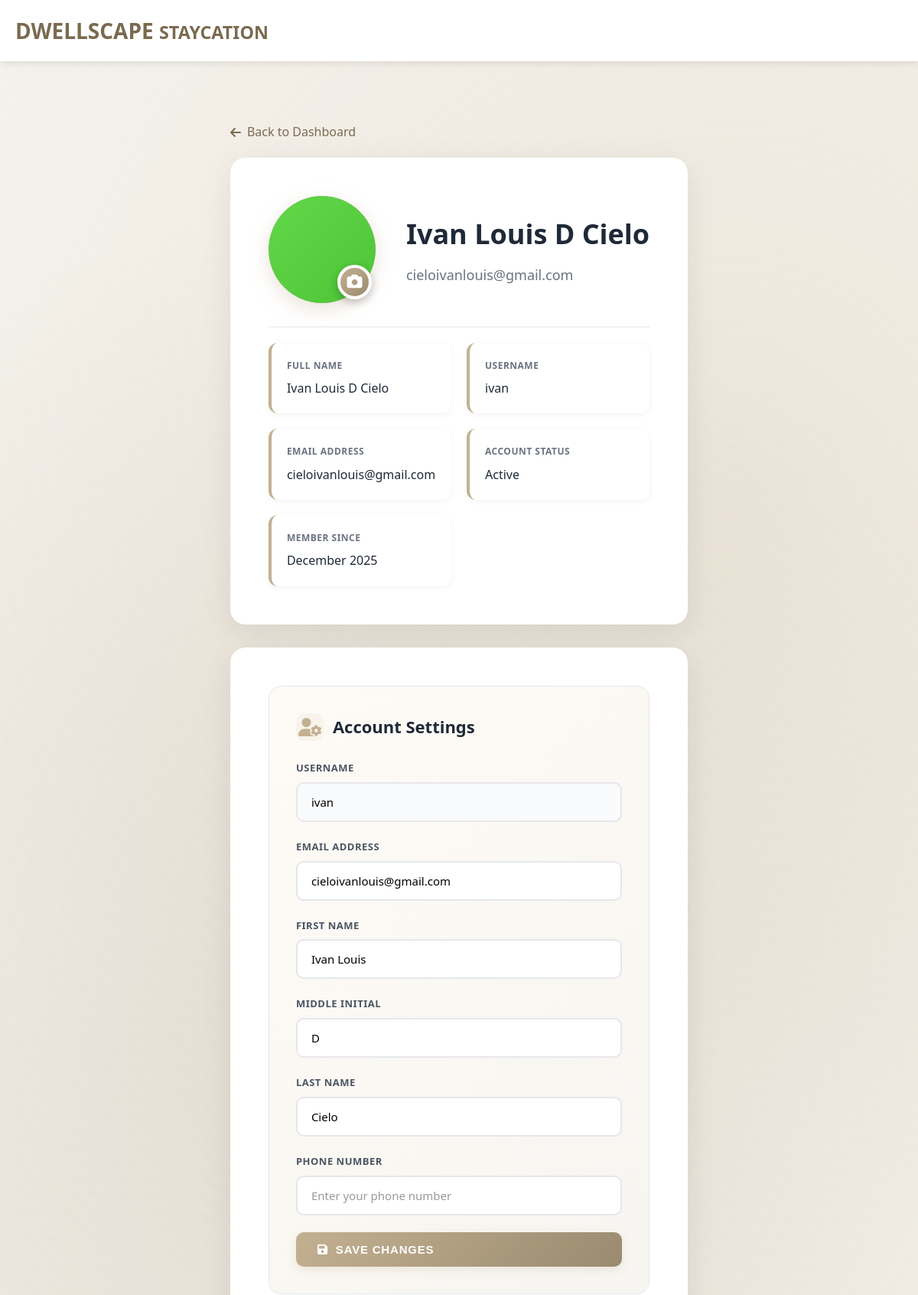
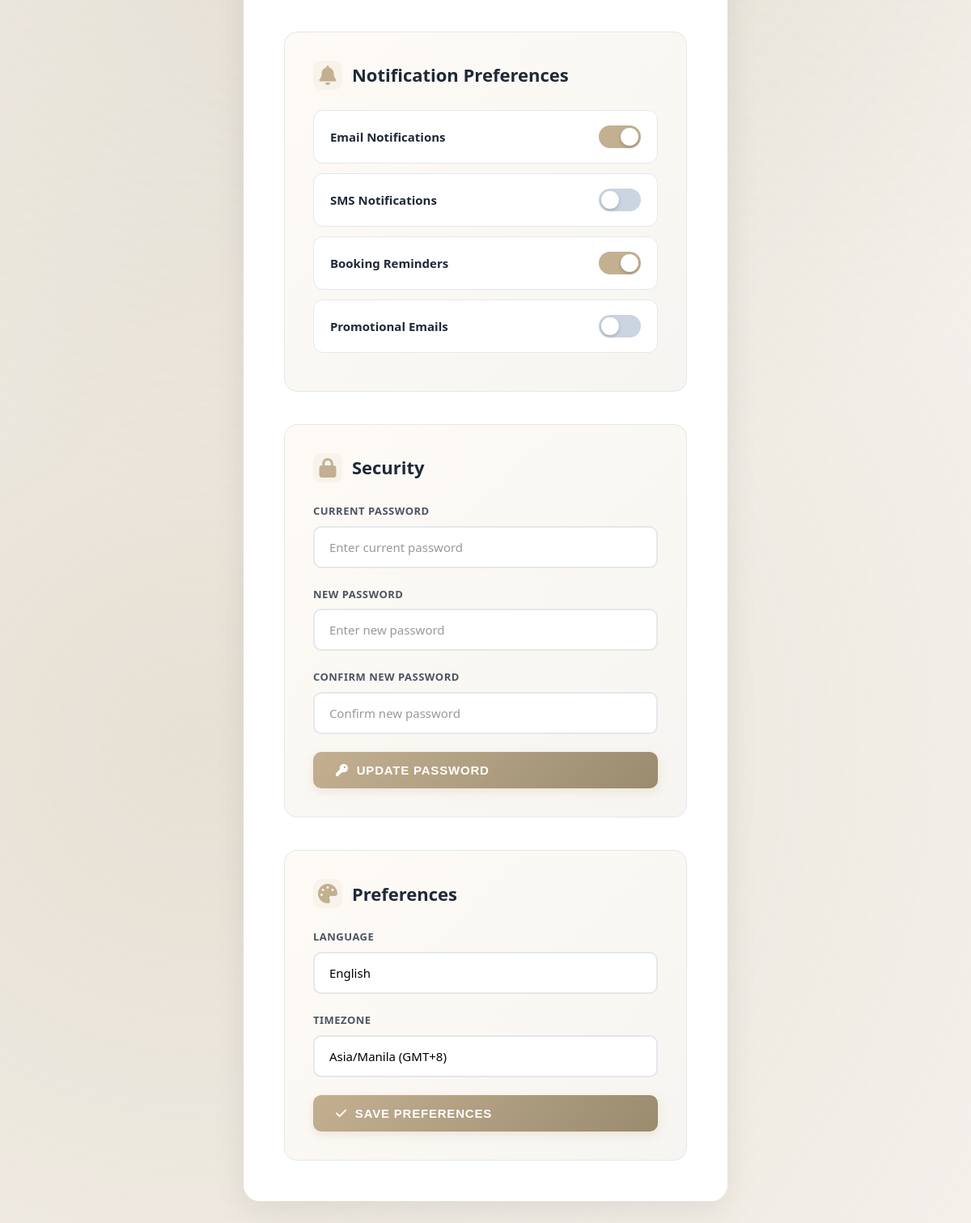
The page /dwellscape2.0/dwellscape/profile.php (signed in) on the database its author committed (2 pictures, top to bottom).
### tables this page shows
CREATE TABLE `users` (
  `id` int(11) NOT NULL,
  `username` varchar(50) NOT NULL,
  `email` varchar(100) NOT NULL,
  `password` varchar(255) NOT NULL,
  `birthday` date DEFAULT NULL,
  `gender` varchar(10) DEFAULT NULL,
  `reset_token` varchar(255) DEFAULT NULL,
  `reset_token_expires` datetime DEFAULT NULL,
  `created_at` timestamp NOT NULL DEFAULT current_timestamp(),
  `updated_at` timestamp NOT NULL DEFAULT current_timestamp() ON UPDATE current_timestamp(),
  `profile_picture` varchar(255) DEFAULT NULL,
  `is_admin` tinyint(1) DEFAULT 0,
  `role` varchar(20) DEFAULT 'user',
  `first_name` varchar(100) DEFAULT NULL,
  `middle_initial` varchar(5) DEFAULT NULL,
  `last_name` varchar(100) DEFAULT NULL
);

### dwellscape2.0/dwellscape/profile.php (the view, shortened to what this page needs)
<?php
require_once 'config/database.php';
$user_gender = null;
$user_profile_picture = null;
$user_first_name = null;
$user_middle_initial = null;
$user_last_name = null;
try {
    $stmt = $pdo->prepare("SELECT gender, profile_picture, first_name, middle_initial, last_name FROM users WHERE id = ?");
    $stmt->execute([$_SESSION['user_id']]);
    $user_data = $stmt->fetch();
    $user_gender = $user_data['gender'] ?? null;
    $user_profile_picture = $user_data['profile_picture'] ?? null;
    $user_first_name = $user_data['first_name'] ?? null;
    $user_middle_initial = $user_data['middle_initial'] ?? null;
    $user_last_name = $user_data['last_name'] ?? null;
} catch(PDOException $e) {
}
$full_name = '';
if ($user_first_name || $user_last_name) {
    $name_parts = array_filter([$user_first_name, $user_middle_initial, $user_last_name]);
    $full_name = implode(' ', $name_parts);
}
$profile_image = '../pictures/boy.png';
if ($user_profile_picture && file_exists($user_profile_picture)) {
    $profile_image = $user_profile_picture;
} elseif ($user_gender && strtolower($user_gender) === 'female') {
    $profile_image = '../pictures/woman.png';
} elseif ($user_gender && strtolower($user_gender) === 'male') {
    $profile_image = '../pictures/boy.png';
}
?>
<!DOCTYPE html>
<html lang="en">
<head>
    <link rel="stylesheet" href="assets/css/styles.css">
    <link rel="stylesheet" href="https://cdnjs.cloudflare.com/ajax/libs/font-awesome/6.0.0/css/all.min.css">
</head>
<body>
    <header class="header">
        <div class="header-content">
            <a href="dashboard.php" class="logo">
                <span>DWELLSCAPE <small>STAYCATION</small></span>
            </a>
        </div>
    </header>
    <main class="main-content">
        <div class="container">
            <a href="dashboard.php" class="back-btn">
                <i class="fas fa-arrow-left"></i>
                Back to Dashboard
            </a>
            <div class="profile-header-section">
                <div class="profile-header">
                    <div class="profile-avatar-container">
                        <div class="profile-avatar-large">
                            <img src="<?php echo htmlspecialchars($profile_image); ?>" alt="Profile" onerror="this.style.display='none'; this.parentElement.innerHTML='<?php echo strtoupper(substr($_SESSION['username'], 0, 1)); ?>';">
                        </div>
                        <button type="button" class="upload-btn" onclick="document.getElementById('profile_picture').click();" title="Upload Profile Picture">
                            <i class="fas fa-camera"></i>
                        </button>
                    </div>
                    <div class="profile-info">
                        <h1><?php echo htmlspecialchars($full_name ?: $_SESSION['username']); ?></h1>
                        <p><?php echo htmlspecialchars($_SESSION['email'] ?? 'No email provided'); ?></p>
                    </div>
                </div>
                <div class="info-grid">
                    <div class="info-item">
                        <label>Full Name</label>
                        <div class="value"><?php echo htmlspecialchars($full_name ?: 'Not set'); ?></div>
                    </div>
                    <div class="info-item">
                        <label>Username</label>
                        <div class="value"><?php echo htmlspecialchars($_SESSION['username']); ?></div>
                    </div>
                    <div class="info-item">
                        <label>Email Address</label>
                        <div class="value"><?php echo htmlspecialchars($_SESSION['email'] ?? 'Not set'); ?></div>
                    </div>
                    <div class="info-item">
                        <label>Account Status</label>
                        <div class="value">Active</div>
                    </div>
                    <div class="info-item">
                        <label>Member Since</label>
                        <div class="value"><?php
                            try {
                                $stmt = $pdo->prepare("SELECT created_at FROM users WHERE id = ?");
                                $stmt->execute([$_SESSION['user_id']]);
                                $created = $stmt->fetchColumn();
                                echo $created ? date('F Y', strtotime($created)) : date('F Y');
                            } catch(PDOException $e) {
                                echo date('F Y');
                            }
                        ?></div>
                    </div>
                </div>
            </div>
            <div class="settings-card">
                <div class="settings-grid">
                    <div class="settings-section">
                        <h2><i class="fas fa-user-cog"></i> Account Settings</h2>
                        <form>
                            <div class="form-group">
                                <label>Username</label>
                                <input type="text" value="<?php echo htmlspecialchars($_SESSION['username']); ?>" readonly>
                            </div>
                            <div class="form-group">
                                <label>Email Address</label>
                                <input type="email" value="<?php echo htmlspecialchars($_SESSION['email'] ?? ''); ?>">
                            </div>
                            <div class="form-group">
                                <label>First Name</label>
                                <input type="text" name="first_name" value="<?php echo htmlspecialchars($user_first_name ?? ''); ?>" placeholder="Enter your first name">
                            </div>
                            <div class="form-group">
                                <label>Middle Initial</label>
                                <input type="text" name="middle_initial" value="<?php echo htmlspecialchars($user_middle_initial ?? ''); ?>" placeholder="M.I." maxlength="1" style="text-transform: uppercase;">
                            </div>
                            <div class="form-group">
                                <label>Last Name</label>
                                <input type="text" name="last_name" value="<?php echo htmlspecialchars($user_last_name ?? ''); ?>" placeholder="Enter your last name">
                            </div>
                            <div class="form-group">
                                <label>Phone Number</label>
                                <input type="tel" placeholder="Enter your phone number">
                            </div>
                            <button type="submit" class="btn">
                                <i class="fas fa-save"></i>
                                Save Changes
                            </button>
                        </form>
                    </div>
                    <div class="settings-section">
                        <h2><i class="fas fa-bell"></i> Notification Preferences</h2>
                        <div class="toggle-switch">
                            <label>Email Notifications</label>
                            <div class="switch active" onclick="toggleSwitch(this)"></div>
                        </div>
                        <div class="toggle-switch">
                            <label>SMS Notifications</label>
                            <div class="switch" onclick="toggleSwitch(this)"></div>
                        </div>
                        <div class="toggle-switch">
                            <label>Booking Reminders</label>
                            <div class="switch active" onclick="toggleSwitch(this)"></div>
                        </div>
                        <div class="toggle-switch">
                            <label>Promotional Emails</label>
                            <div class="switch" onclick="toggleSwitch(this)"></div>
                        </div>
                    </div>
                    <div class="settings-section">
                        <h2><i class="fas fa-lock"></i> Security</h2>
                        <form>
                            <div class="form-group">
                                <label>Current Password</label>
                                <input type="password" placeholder="Enter current password">
                            </div>
                            <div class="form-group">
                                <label>New Password</label>
                                <input type="password" placeholder="Enter new password">
                            </div>
                            <div class="form-group">
                                <label>Confirm New Password</label>
                                <input type="password" placeholder="Confirm new password">
                            </div>
                            <button type="submit" class="btn">
                                <i class="fas fa-key"></i>
                                Update Password
                            </button>
                        </form>
                    </div>
                    <div class="settings-section">
                        <h2><i class="fas fa-palette"></i> Preferences</h2>
                        <form>
                            <div class="form-group">
                                <label>Language</label>
                                <select>
                                    <option>English</option>
                                </select>
                            </div>
                            <div class="form-group">
                                <label>Timezone</label>
                                <select>
                                    <option>Asia/Manila (GMT+8)</option>
                                </select>
                            </div>
                            <button type="submit" class="btn">
                                <i class="fas fa-check"></i>
                                Save Preferences
                            </button>
                        </form>
                    </div>
                </div>
            </div>
        </div>
    </main>
</body>
</html>

### dwellscape2.0/dwellscape/assets/css/styles.css (style rules this page uses)
body { font-family: 'Inter', 'Segoe UI', Tahoma, Geneva, Verdana, sans-serif; background: linear-gradient(135deg, #C3B091 0%, #9A8B6F 50%, #D4C4A8 100%); background-size: 400% 400%; animation: gradientShift 15s ease infinite; min-height: 100vh; display: flex; align-items: center; justify-content: center; padding: 20px; position: relative; overflow-x: hidden; }
body::before { content: ''; position: fixed; top: 0; left: 0; width: 100%; height: 100%; background: radial-gradient(circle at 20% 80%, rgba(195, 176, 145, 0.3) 0%, transparent 50%), radial-gradient(circle at 80% 20%, rgba(212, 196, 168, 0.3) 0%, transparent 50%), radial-gradient(circle at 40% 40%, rgba(154, 139, 111, 0.2) 0%, transparent 50%); pointer-events: none; z-index: -1; }
.form-group { margin-bottom: 20px; position: relative; }
.form-group label { display: block; margin-bottom: 8px; color: #333; font-weight: 500; font-size: 14px; }
.form-group input, .form-group select { width: 100%; padding: 14px 18px 14px 48px; border: 2px solid rgba(225, 229, 233, 0.8); border-radius: 12px; font-size: 16px; transition: all 0.3s cubic-bezier(0.4, 0, 0.2, 1); background: rgba(248, 249, 250, 0.8); backdrop-filter: blur(10px); font-weight: 400; appearance: none; -webkit-appearance: none; -moz-appearance: none; }
.form-group select { cursor: pointer; background-repeat: no-repeat; background-position: right 16px center; padding-right: 40px; padding-left: 16px; }
.form-group input::placeholder { color: #999; }
.btn { width: 100%; padding: 16px 20px; border: none; border-radius: 12px; font-size: 16px; font-weight: 600; cursor: pointer; transition: all 0.3s cubic-bezier(0.4, 0, 0.2, 1); text-transform: uppercase; letter-spacing: 0.8px; position: relative; overflow: hidden; }
.btn::before { content: ''; position: absolute; top: 0; left: -100%; width: 100%; height: 100%; background: linear-gradient(90deg, transparent, rgba(255, 255, 255, 0.2), transparent); transition: left 0.5s; }

### rows shown on the page
users: created_at "December 2025", first_name "Ivan Louis", middle_initial "D", last_name "Cielo"

### other values the page prints
$full_name ?: $_SESSION['username'] "Ivan Louis D Cielo"
$_SESSION['email'] "cieloivanlouis@gmail.com"
$full_name ?: 'Not set' "Ivan Louis D Cielo"
$_SESSION['username'] "ivan"
